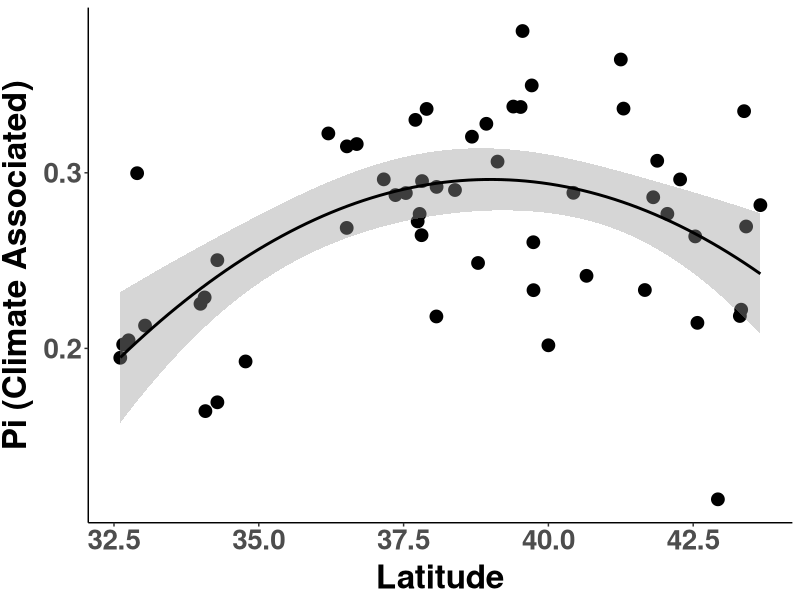
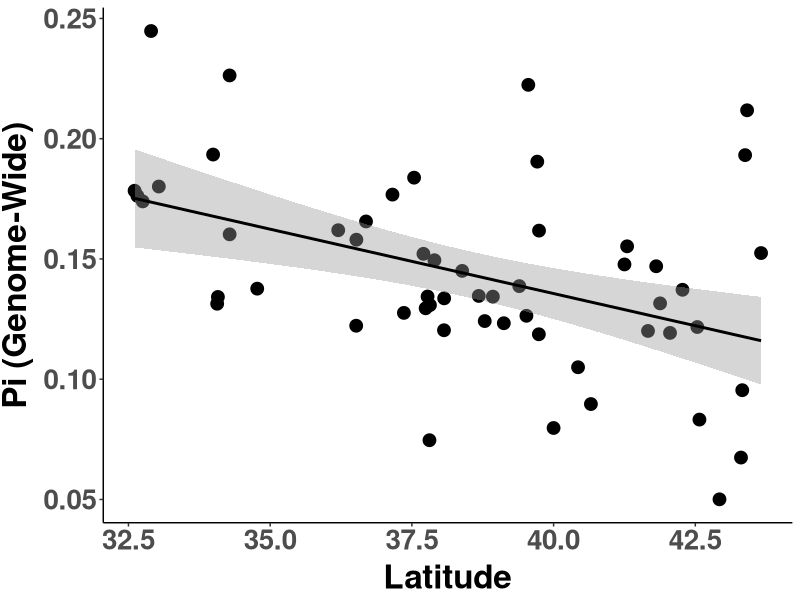
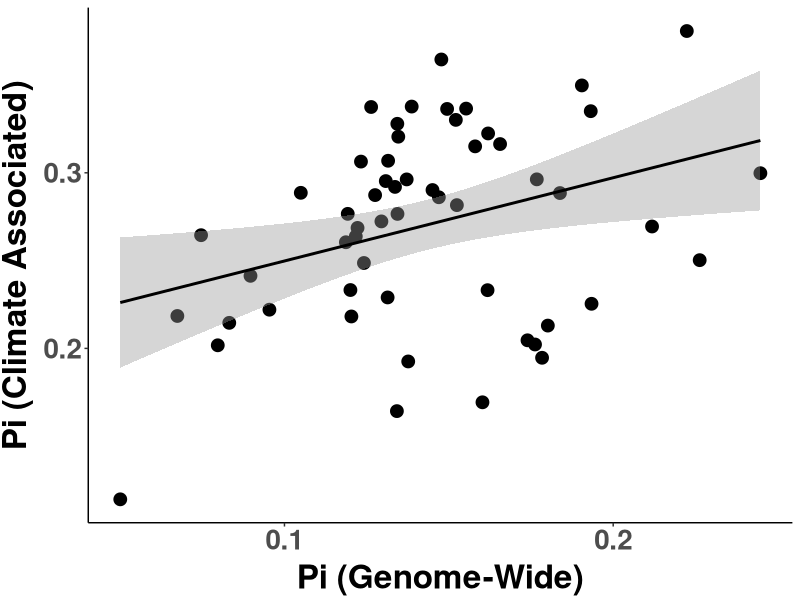
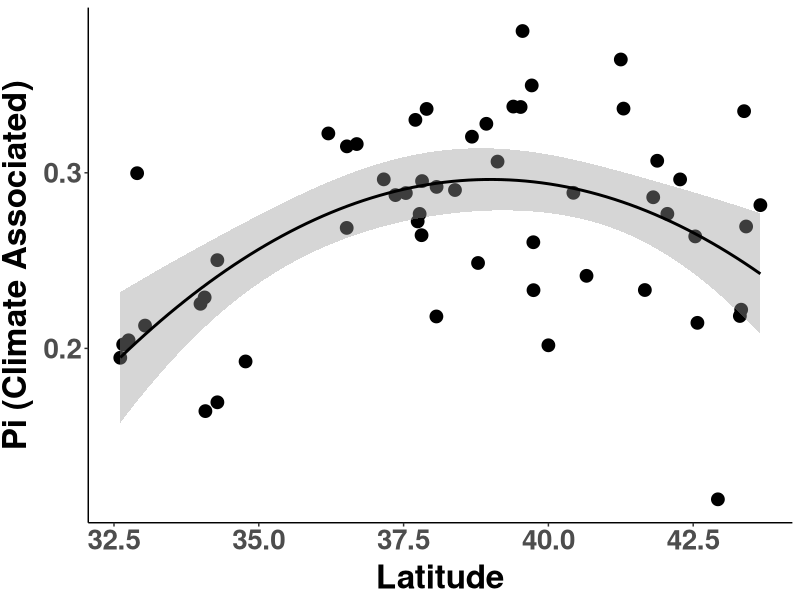
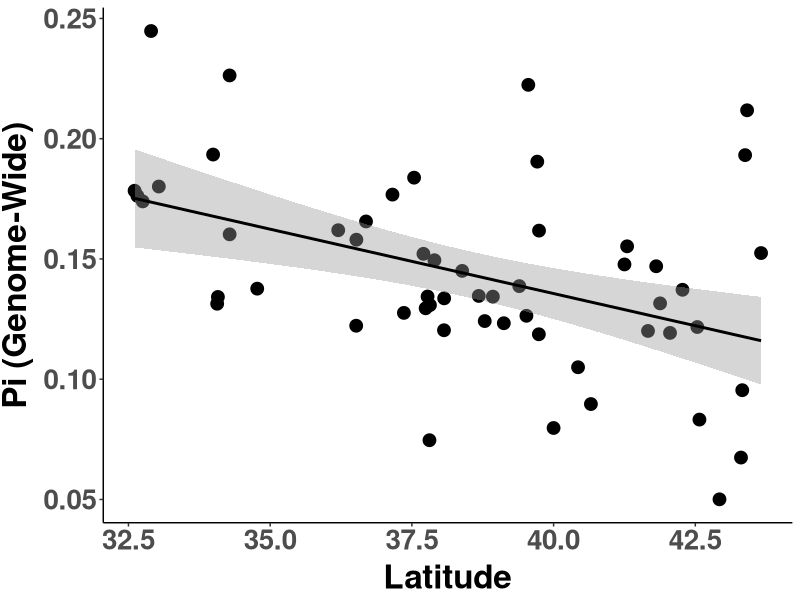
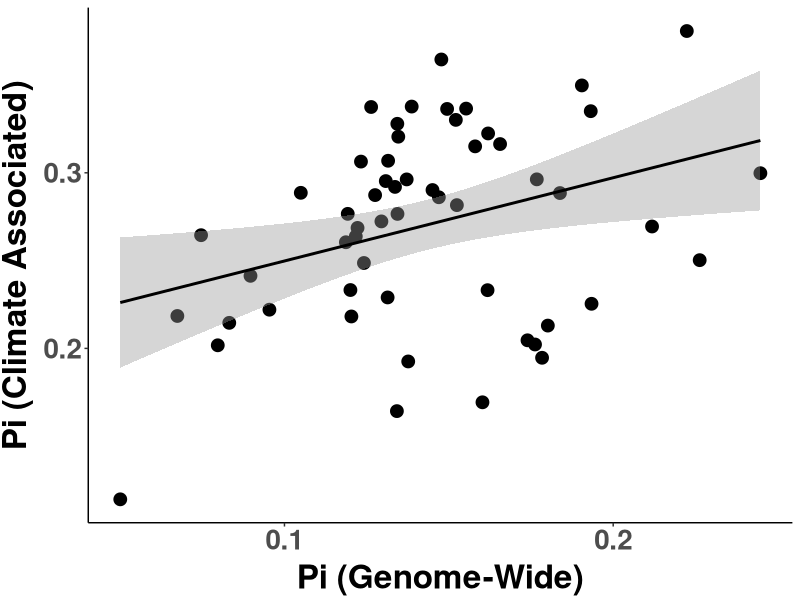

Source code (R) for these figures, in order:
##################################################################################
## Pi Latitude Plots
## Author Daniel Anstett
## 
## 
## Last Modified Jan 20, 2023
###################################################################################
#Library install and import
library(tidyverse) 
library(car)
library(ggrepel)
library(RColorBrewer)

###################################################################################
#Import data & Prepare data frame
#Baseline & Timeseries
all_pop <- read_csv("data/genomic_data/Baseline_Timeseries_pops_final2.csv")%>% filter(Paper_ID<56)

#Pi
pi_df <- read_csv("data/genomic_data/baseline_pi.csv")
#mean(pi_df$pi_all_snps)
pi_all_pop <-left_join(all_pop,pi_df,by=c("Paper_ID"="Site"))
###################################################################################

#stats
lm1 <- lm(pi_snp_set~Lat,data=pi_all_pop)
summary(lm1)
Anova(lm1,type="III")

lm2 <- lm(pi_snp_set~poly(Lat,2),data=pi_all_pop)
summary(lm2)
Anova(lm2,type="III")

lm3 <- lm(pi_all_snps~Lat,data=pi_all_pop)
summary(lm3)
Anova(lm3,type="III")

lm4 <- lm(pi_snp_set~pi_all_snps,data=pi_all_pop)
summary(lm4)
Anova(lm4,type="III")






###########################################################################################################
#Make Latitude-pi graphs

# N-S color gradient
lat_cols=colorRampPalette(brewer.pal(10,"Spectral"))
n.sites <- length(unique(pi_all_pop$Site_Name))
color.list <- lat_cols(n.sites)


#Pi  
ggplot(pi_all_pop, aes(x=Lat, y=pi_snp_set)) + 
  #geom_point(aes(fill=as.factor(round(Lat, 1))),shape=21,size =6)+
  geom_point(aes(x=Lat,y=pi_snp_set),shape=19,size =4)+
  stat_smooth(method =lm,color="black",formula = y ~ x+I(x^2))+
  scale_y_continuous(name="Pi (Climate Associated)")+
  scale_x_continuous(name="Latitude")+
  #,breaks=c(0.025,0.03,0.035,0.04,0.045))+
  scale_fill_manual(values=color.list) +
  theme_classic() + theme(
    axis.text.x = element_text(size=20, face="bold"),
    axis.text.y = element_text(size=20,face="bold"),
    axis.title.x = element_text(color="black", size=24, vjust = 0.5, face="bold"),
    axis.title.y = element_text(color="black", size=24,vjust = 1.7, face="bold",hjust=0.5),
    legend.title = element_blank(),
    legend.text = element_text(size = 14),  # Increase the size of the legend text
    legend.key.size = unit(2, "lines"),  # Increase the size of the legend dots
    legend.key.height = unit(1.6, "lines") #Reduce height
  )
ggsave("Graphs/Pi_latitude/1_lat_pi_snp_set.pdf",width=6, height = 5.5, units = "in")


#Median slope vs. lambda.mean.recovery
ggplot(pi_all_pop, aes(x=Lat, y=pi_all_snps)) + 
  #geom_point(aes(fill=as.factor(round(Lat, 1))),shape=21,size =6)+
  geom_point(aes(x=Lat,y=pi_all_snps),shape=19,size =4)+
  stat_smooth(method =lm,color="black")+
  scale_y_continuous(name="Pi (Genome-Wide)")+
  scale_x_continuous(name="Latitude")+
  #,breaks=c(0.025,0.03,0.035,0.04,0.045))+
  scale_fill_manual(values=color.list) +
  theme_classic() + theme(
    axis.text.x = element_text(size=20, face="bold"),
    axis.text.y = element_text(size=20,face="bold"),
    axis.title.x = element_text(color="black", size=24, vjust = 0.5, face="bold"),
    axis.title.y = element_text(color="black", size=24,vjust = 1.7, face="bold",hjust=0.5),
    legend.title = element_blank(),
    legend.text = element_text(size = 14),  # Increase the size of the legend text
    legend.key.size = unit(2, "lines"),  # Increase the size of the legend dots
    legend.key.height = unit(1.6, "lines") #Reduce height
  )
ggsave("Graphs/Pi_latitude/2_lat_pi_global.pdf",width=6, height = 5.5, units = "in")


#Adaptive vs neutral Pi
ggplot(pi_all_pop, aes(x=pi_all_snps, y=pi_snp_set)) + 
  #geom_point(aes(fill=as.factor(round(Lat, 1))),shape=21,size =6)+
  geom_point(aes(x=pi_all_snps,y=pi_snp_set),shape=19,size =4)+
  stat_smooth(method =lm,color="black")+
  scale_y_continuous(name="Pi (Climate Associated)", breaks=c(0, 0.1, 0.2, 0.3, 0.4)) +
  scale_x_continuous(name="Pi (Genome-Wide)", breaks=c(0, 0.1, 0.2, 0.3)) +
  scale_fill_manual(values=color.list) +
  theme_classic() + theme(
    axis.text.x = element_text(size=20, face="bold"),
    axis.text.y = element_text(size=20,face="bold"),
    axis.title.x = element_text(color="black", size=24, vjust = 0.5, face="bold"),
    axis.title.y = element_text(color="black", size=24,vjust = 1.7, face="bold",hjust=0.5),
    legend.title = element_blank(),
    legend.text = element_text(size = 14),  # Increase the size of the legend text
    legend.key.size = unit(2, "lines"),  # Increase the size of the legend dots
    legend.key.height = unit(1.6, "lines") #Reduce height
  )
ggsave("Graphs/Pi_latitude/3_pi_vs_pi.pdf",width=7, height = 5.5, units = "in")


